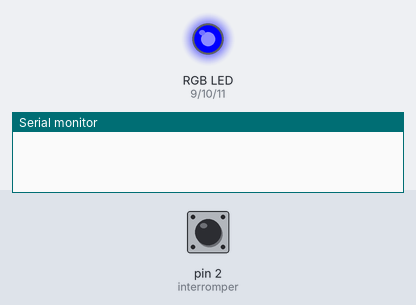
Recording of a sketch running on a simulated Arduino Uno, built with avr-gcc and run on an emulated ATmega328P. On the bench: an RGB LED mixed from three pins (HIGH = lit), the last lines printed to the serial monitor. Inputs (shaded band) come from the test bench; at power-on: pin 2 (interromper) HIGH. Dim RGB values are drawn brighter than linear.

Above: at 1.2 s.
1.3 s: pin 2 (interromper) pulled LOW for 0.15 s
At 4.1 s:
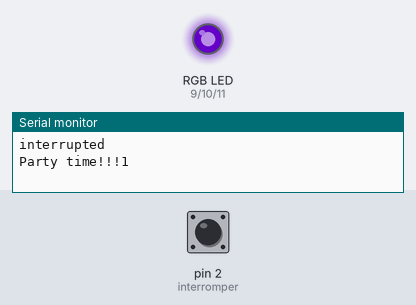
4.4 s: pin 2 (interromper) pulled LOW for 1 s
At 5.3 s:
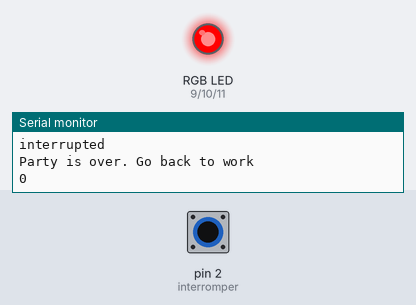
Timing chart, 0 to 13.5 s (numbered marks = the images above; inputs shaded):
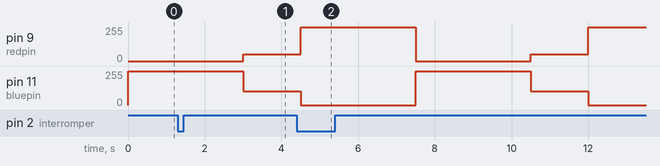

The sketch:

COD_LED_RGB_KY_016_RGB_LED.ino
```cpp
/* !-- VARIAVEIS --! */
int redpin = 9;    // selecione o pino para o LED vermelho
int bluepin = 11;  // selecione o pino para o LED azul
int greenpin = 10; // selecione o pino para o LED verde
int val = 0;       // para festa em loop
int interrupt = 0; // conectado no pino 2
int k = 0;         // trabalho ou festa

unsigned long button_time = 0;       // botão de tempo está definido.
unsigned long last_button_time = 0;


/* !-- INICIO DO SETUP (SO PASSA AQUI 1 VEZ) --! */
void setup () {
  pinMode (redpin, OUTPUT);
  pinMode (bluepin, OUTPUT);
  pinMode (greenpin, OUTPUT);

  pinMode(2, INPUT);      // interromper
  digitalWrite(2, HIGH);  // ativar o resistor pull up
  attachInterrupt(interrupt, button, FALLING);

  Serial.begin (9600);
}


/* !-- INICIO DO LOOP (REPETIÇÃO) --! */
void loop () {
  if (k == 0) {

    traficLight();
  } else if (k == 1) {
    party();
  }
}

/* METODO TRAFICLIGHT */
void traficLight() {
  red();
  delay(3000);
  clean();
  delay(1);
  orange();
  delay(1500);
  clean();
  delay(1);
  green();
  delay(3000);
  clean();
  delay(1);
}

/* METODO RED */
void red() {
  analogWrite(11, 255);
}

/* METODO GREEN */
void green() {
  analogWrite(9, 255);
}

/* METODO LARANJA */
void orange()
{
  analogWrite(11, 102);
  analogWrite(10, 0);
  analogWrite( 9, 51);
}

/* METODO CLEAN */
void clean() {
  analogWrite(11, 0);
  analogWrite(10, 0);
  analogWrite( 9, 0);
}

void button() {
  button_time = millis();
  Serial.println("interrupted");

  if (button_time - last_button_time > 1000)
  {
    if (k == 1) { // vamos festejar
      Serial.println("Party is over. Go back to work");
      k = 0;
      Serial.println(k);
      delay(10);
    }
    else if (k == 0) {
      k = 1; // para a festa
      Serial.print("Party time!!!");
      Serial.println(k);
    }
    last_button_time = button_time;
  }
}

/* METODO PARTY */
void party() {
  while (k == 1) {
    for (val = 255; val > 0; val--)
    {
      analogWrite (11, val);
      analogWrite (10, 255 - val);
      analogWrite (9, 128 - val);
      delay (1);
    }
    for (val = 0; val < 255; val++)
    {
      analogWrite (11, val);
      analogWrite (10, 255 - val);
      analogWrite (9, 128 - val);
      delay (1);
    }

    clean();
    delay(1);
  }
}
```
